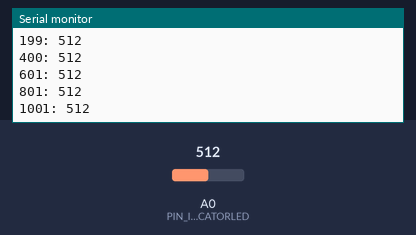
Simulated run of this sketch. Board: Arduino Uno, built with avr-gcc and run on an emulated ATmega328P. Parts: the last lines printed to the serial monitor. The test bench sets the inputs (shaded band); at power-on: A0 (PIN_INDICATORLED) = 512.

Above: at 1.2 s.
1.3 s: A0 (PIN_INDICATORLED) set to 716
At 1.36 s:
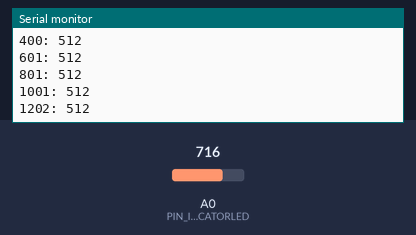
2.8 s: A0 (PIN_INDICATORLED) set to 900
At 2.96 s:
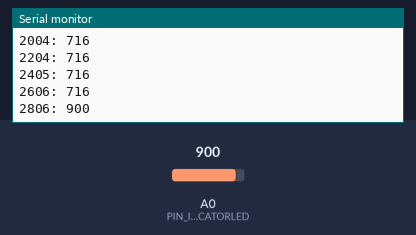
Timing chart, 0 to 5.8 s (numbered marks = the images above; inputs shaded):
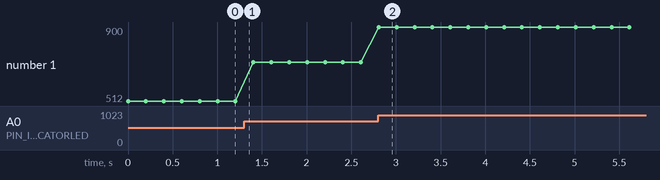

Measured:
- after the input at 2.8 s, the serial monitor: prints a new line at once (image 2)
- plotted number 1: 512 → 716 after the input at 1.3 s, 716 → 900 after the input at 2.8 s

The sketch:

usb-switch-enclosure-firmware.ino
```cpp
#define PIN_DCDCBUCKENABLE 6
#define PIN_INDICATORLED 0

void setup() {
  // put your setup code here, to run once:
  pinMode(PIN_DCDCBUCKENABLE, OUTPUT);
  digitalWrite(PIN_DCDCBUCKENABLE, LOW);
  pinMode(PIN_INDICATORLED, INPUT);
  Serial.begin(9600);
}

void loop() {
  // put your main code here, to run repeatedly:
  int x = analogRead(PIN_INDICATORLED);
  Serial.print(millis(), DEC);
  Serial.print(": ");
  Serial.println(x);
  digitalWrite(PIN_DCDCBUCKENABLE, (x < 512) ? HIGH : LOW);
  delay(200);
}
```
